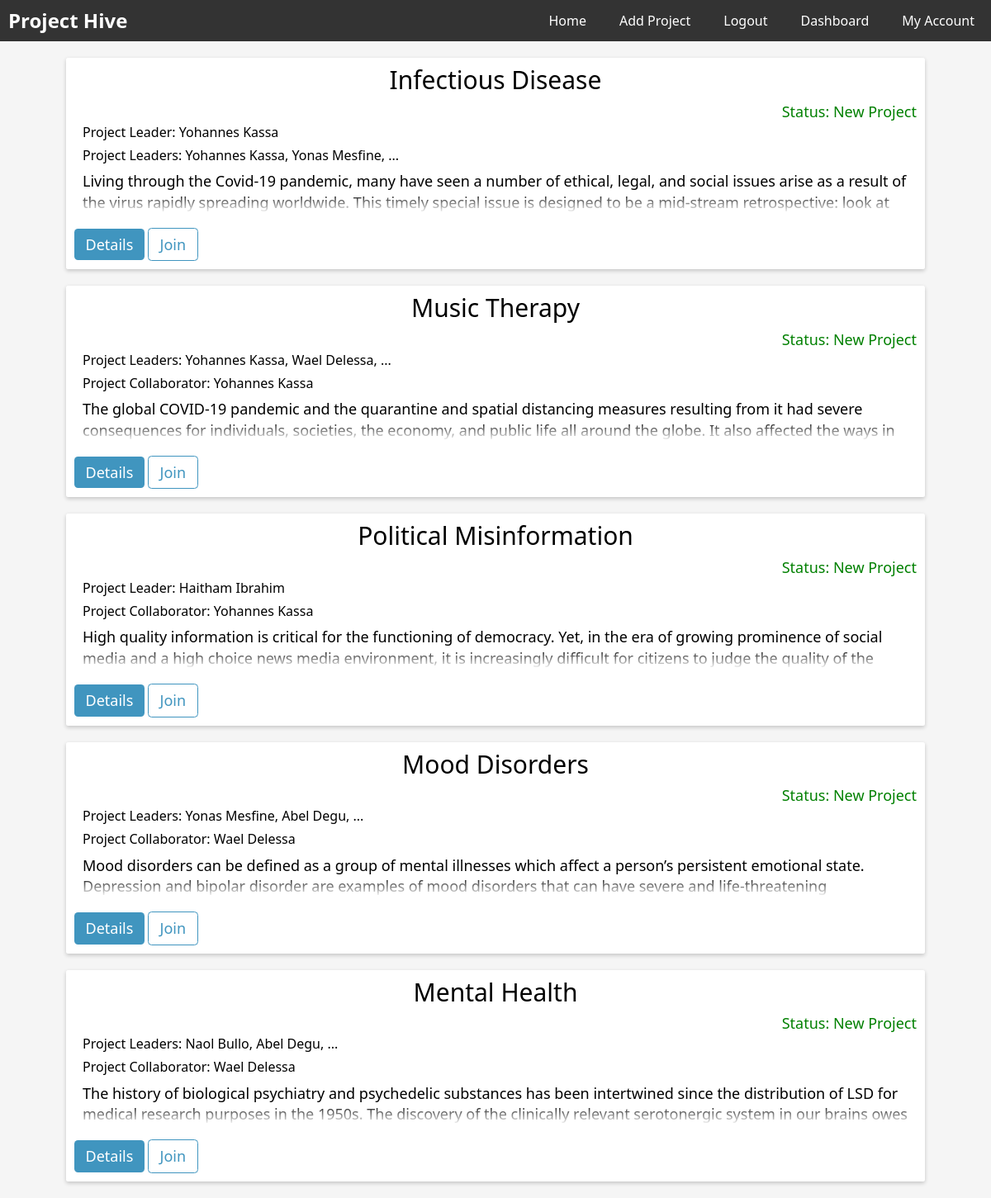
The app's page / (signed in) with its own data.
### website/models.py (models this page shows)
class Project(db.Model):
    id = db.Column(db.Integer, primary_key=True)
    title = db.Column(db.String(500), nullable=False)
    start_date = db.Column(db.DateTime(timezone=True), default=func.now(), nullable=False)
    description = db.Column(db.String(5000), unique=True, nullable=False)
    status = db.Column(db.String(500), default="New Project")
    leaders = db.relationship('User', secondary='leader', backref='projects')

### website/views.py (the view)
@views.route('/', methods=['GET'])
@login_required
def index():
    entries = []
    projects = Project.query.all()
    if projects:
        for project in projects:
            entry = {}
            entry['title'] = project.title
            entry['description'] = project.description
            entry['status'] = project.status
            entry['id'] = project.id
            leader_names = []
            collaborator_names = []
            collaborator_entries = Collaborator.query.filter_by(project_id=project.id).all()
            leader_entries = Leader.query.filter_by(project_id=project.id).all()
            if leader_entries:
                for leader_entry in leader_entries:
                    leader_first_name = User.query.filter_by(id=leader_entry.user_id).first().first_name
                    leader_last_name = User.query.filter_by(id=leader_entry.user_id).first().last_name
                    leader_name = leader_first_name + ' ' + leader_last_name
                    leader_names.append(leader_name)
            if collaborator_entries:
                for collaborator_entry in collaborator_entries:
                    user_id = collaborator_entry.user_id
                    collaborator_first_name = User.query.filter_by(id=user_id).first().first_name
                    collaborator_last_name = User.query.filter_by(id=user_id).first().last_name
                    collaborator_name = collaborator_first_name + ' ' + collaborator_last_name
                    collaborator_names.append(collaborator_name)
            entry['collaborator_names'] = collaborator_names
            entry['leader_names'] = leader_names
            entries.append(entry)
    return render_template('index.html', entries=entries, user=current_user)

### website/__init__.py (called while the page is built)
def create_app():
    app = Flask(__name__)
    app.config["TEMPLATES_AUTO_RELOAD"] = True
    app.config['SQLALCHEMY_DATABASE_URI'] = f'sqlite:///{DB_NAME}'
    app.config['SECRET_KEY'] = "dsaljf;ldsakjf;lkdsjf,cmlkjlkwqjfoijlsad;"
    app.config['LOGIN_MESSAGE'] = 'Please log in to continue.'
    db.init_app(app)
    from website.views import views
    from website.auth import auth
    app.register_blueprint(views, url_prefix="/")
    app.register_blueprint(auth, url_prefix="/")
    from website import models
    from website.models import User
    create_database(app)
    login_manager = LoginManager()
    login_manager.login_view = 'auth.login'
    login_manager.login_message = 'Please log in to continue.' # set the custom login message
    login_manager.init_app(app)
    @login_manager.user_loader
    def load_user(id):
        return User.query.get(int(id))
    return app

### website/templates/index.html (shortened to what this page needs)
{% extends "base.html" %}
{% block main %}
{% for entry in entries %}
<div class="card">
    <div class="title-grid">
        <div class="P-Title">{{ entry.title }}</div>
        <div class="status">Status: {{entry.status}}</div>
    </div>
    <div class="P-owner">
        {% if entry.leader_names|length == 1 %}
            Project Leader: {{ entry.leader_names[0] }}
        {% elif entry.leader_names|length > 1 %}
            Project Leaders: {{ entry.leader_names[0] }}, {{ entry.leader_names[1] }}, ...
        {% endif %}
    </div>
    {% if entry.collaborator_names %}
        <div class="Project-collaborators">
            {% if entry.collaborator_names|length == 1 %}
                Project Collaborator: {{ entry.collaborator_names[0] }}
            {% elif  entry.collaborator_names|length > 1 %}
                Project Leaders: {{  entry.collaborator_names[0] }}, {{  entry.collaborator_names[1] }}, ...
            {% endif %}
        </div>
     {% endif %}
    <div class="Description">
        {{ entry.description }}
    </div>
    <div class="card-footer">
        <a href="{{ url_for('views_bp.details', id=entry.id) }}"><button class="homebtn">Details</button></a>
        <a href="{{ url_for('views_bp.add_collaborator', id=entry.id) }}"><button class="homebtn btn-outline">Join</button></a>
    </div>
</div>
{% endfor %}
{% endblock %}

### website/templates/base.html (shortened to what this page needs)
<!DOCTYPE html>
<html lang="en">
  <head>
    <link
      rel="stylesheet"
      href="{{ url_for('static', filename='css/normalize.css')}}"
    />
    <link
      rel="stylesheet"
      href="{{ url_for('static', filename='css/main.css')}}"
    />
  </head>
  <body>
    <nav>
      <a class="logo" href="#">Project Hive</a>
      <ul>
        {% if user.is_authenticated %}
        <li><a href="/">Home</a></li>
        <li><a href="/add_project">Add Project</a></li>
        <li><a href="/logout">Logout</a></li>
        <li><a href="/dashboard">Dashboard</a></li>
        <li><a href="/profile/myaccount">My Account</a></li>
        {% else %}
        <li><a href="/login">Login</a></li>
        <li><a href="/register">Register</a></li>
        {% endif %}
      </ul>
    </nav>
    <main>{% block main %} {% endblock %}</main>
  </body>
</html>

### website/static/css/main.css (style rules this page uses)
*, *::after, *::before { box-sizing: border-box; }
html { font-size: 62.5%; }
body { background-color: #f5f5f5; }
input[type="text"], input[type="email"], input[type="password"], button { outline: none; width: 100%; }
a { text-decoration: none; }
.P-owner { margin-bottom: 1rem; margin-left: 1rem; font-size: 1.6rem; }
.Project-collaborators { margin-bottom: 1rem; margin-left: 1rem; font-size: 1.6rem; }
.card { background-color: white; padding: 1rem; margin: 2rem 8rem; border: none; border-radius: 0.25rem; box-shadow: 0 2px 5px 0 rgba(0, 0, 0, 0.2); }
.P-Title { font-size: 3rem; margin-bottom: 1rem; text-align: center; }
.status { font-size: 1.8rem; margin-bottom: 0.5rem; text-align: end; color: green; }
.Description { font-size: 1.8rem; max-height: calc(2 * 1em * 1.4); line-height: 1.4; margin-left: 1rem; overflow: hidden; position: relative; margin-bottom: 1.8rem; }
.Description::before { content: ""; position: absolute; height: calc(1em * 1.4); width: 100%; bottom: 0; pointer-events: none; background: linear-gradient(to bottom, transparent, white); }
.card-footer { margin-top: 1rem; }
.homebtn { --color: hsl(200, 50%, 50%); background: var(--color); color: white; border: none; font-size: 1.8rem; padding: 0.5em 0.75em; border-radius: 0.25em; cursor: pointer; width: auto; }
.homebtn.btn-outline { background: none; border: 1px solid var(--color); color: var(--color); }
nav { display: flex; justify-content: space-between; align-items: center; background-color: #333; color: #fff; width: 100%; }
nav a { color: #fff; text-decoration: none; margin: 0 10px; }
nav a.logo { font-weight: bold; font-size: 24px; }
nav ul { list-style: none; display: flex; }
nav li { margin: 0 10px; }

### records on screen
Project: title "Infectious Disease", status "New Project", leader_names "Yohannes Kassa", collaborator_names "Yohannes Kassa", collaborator_names "Yonas Mesfine", description "Living through the Covid-19 pandemic, many have seen a number of ethical, legal, and social issues arise as a result of the virus rapidly spreading worldwide. This timely special issue is designed to be a mid-stream retrospective: look at…"
Project: title "Music Therapy", status "New Project", leader_names "Yohannes Kassa", leader_names "Wael Delessa", collaborator_names "Yohannes Kassa", description "The global COVID-19 pandemic and the quarantine and spatial distancing measures resulting from it had severe consequences for individuals, societies, the economy, and public life all around the globe. It also affected the ways in…"
Project: title "Political Misinformation", status "New Project", leader_names "Haitham Ibrahim", collaborator_names "Yohannes Kassa", description "High quality information is critical for the functioning of democracy. Yet, in the era of growing prominence of social media and a high choice news media environment, it is increasingly difficult for citizens to judge the quality of the…"
Project: title "Mood Disorders", status "New Project", leader_names "Yonas Mesfine", leader_names "Abel Degu", collaborator_names "Wael Delessa", description "Mood disorders can be defined as a group of mental illnesses which affect a person’s persistent emotional state. Depression and bipolar disorder are examples of mood disorders that can have severe and life-threatening…"
Project: title "Mental Health", status "New Project", leader_names "Naol Bullo", leader_names "Abel Degu", collaborator_names "Wael Delessa", description "The history of biological psychiatry and psychedelic substances has been intertwined since the distribution of LSD for medical research purposes in the 1950s. The discovery of the clinically relevant serotonergic system in our brains owes…"
